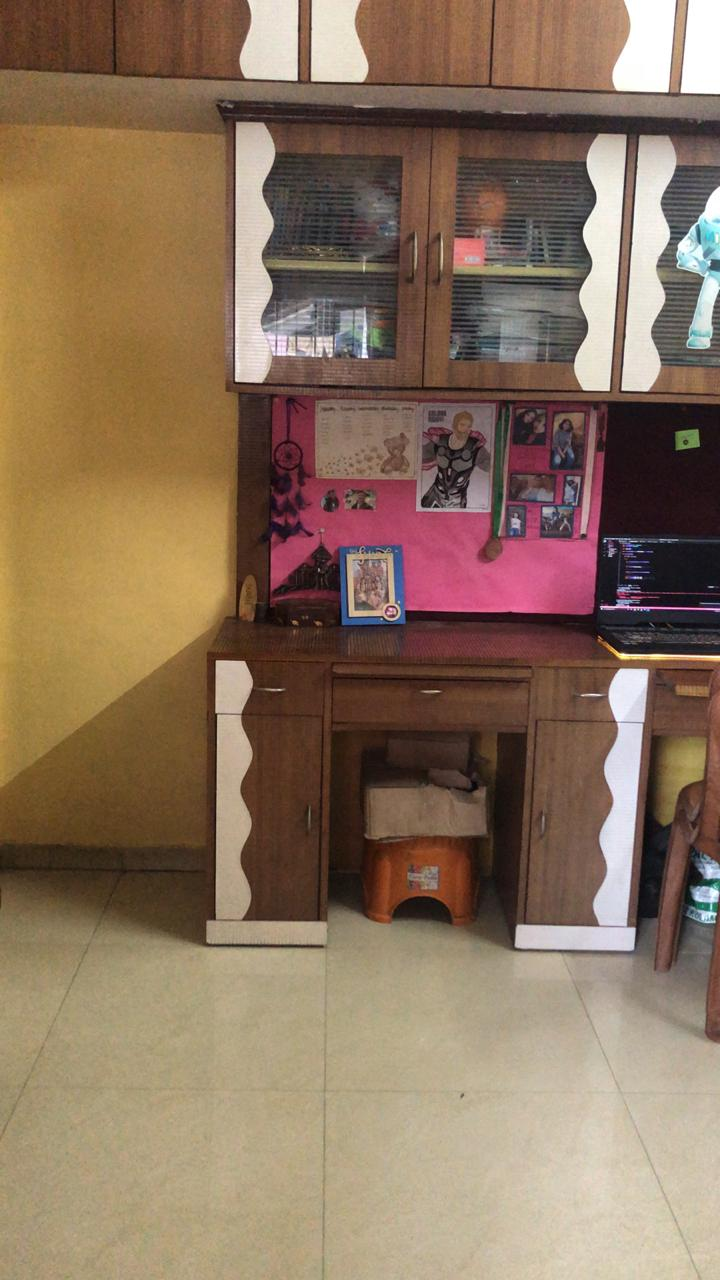
#> input picture harry potter/code/img.jpeg, 720 x 1280 px
$ python invisible_cloak.py
#> lines starting #> are read from the running program, lines starting #| are printed output that depends on the picture; after the words box and inside, x2 and y2 are one past the last pixel; in counts of white or black regions, pixels touching at a corner belong together
import cv2
import numpy as np

#input

cap = cv2.VideoCapture('./video.mp4') # VIDEO!! or also can be  donw with webcam
img = cv2.imread('./img.jpeg') # background img
#> img is the input picture: shape (1280, 720, 3); mean B, G, R 92.9, 114.5, 138.7

# resizing
# not necessary if using webcam
dim = (480, 848)
back = cv2.resize(img, dim, interpolation = cv2.INTER_AREA)

# the main magic

while cap.isOpened():
    #take each frame
    ret, frame = cap.read()
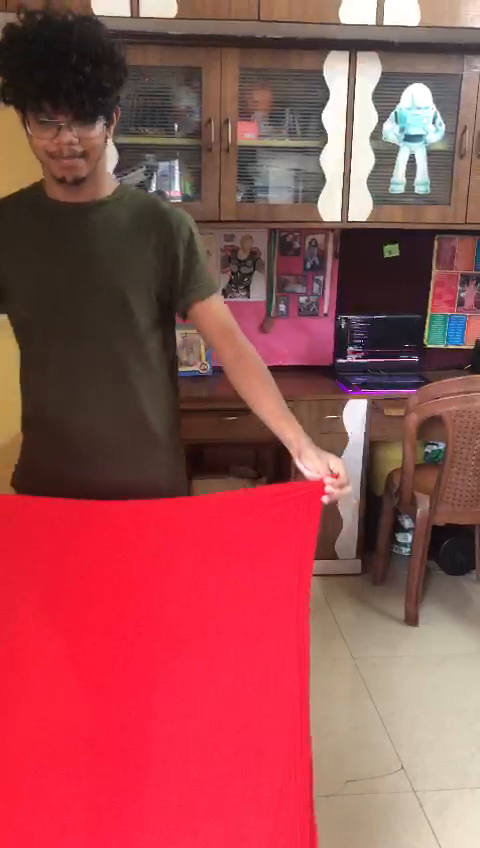
#> input picture frame 35 of harry potter/code/video.mp4, 480 x 848 px
#> frame is the input picture: shape (848, 480, 3); mean B, G, R 79.3, 77.3, 152.9

    if ret:

        hsv = cv2.cvtColor(frame, cv2.COLOR_BGR2HSV)
#> hsv: shape (848, 480, 3); mean H, S, V 76, 120.9, 153.9
        #cv2.imshow("hsv", hsv)

        # to get hsv value
        red = np.uint8([[[64,30,254]]]) # bgr value of red

        #convert to hsv

        hsv_red = cv2.cvtColor(red, cv2.COLOR_BGR2HSV)
        #print(hsv_red)

        # threshold color values
        l_red = np.array([165, 100, 100])   # lower value of red
        u_red = np.array([185, 255, 255])  # higher value of red


        mask = cv2.inRange(hsv, l_red, u_red)
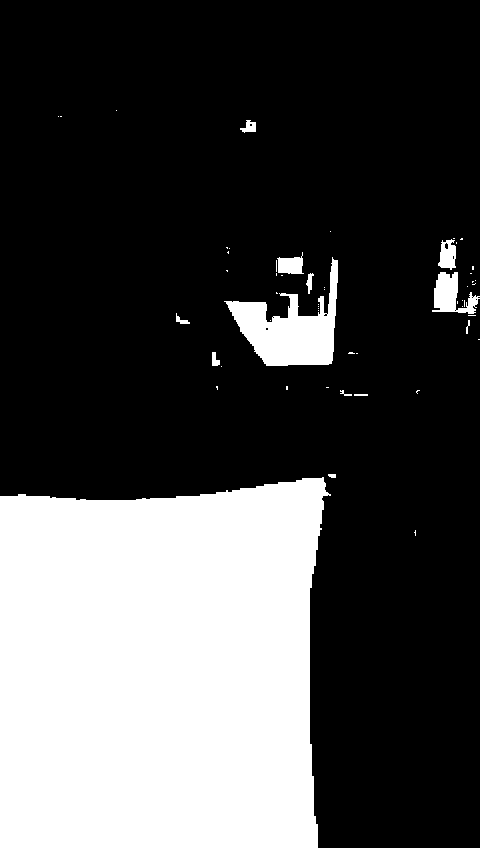
#> mask: shape (848, 480); 29.3% white; 55 white regions (42 under 20 px), largest, box (x1, y1, x2, y2) and area: (0, 477, 331, 848) 111285, (224, 257, 338, 366) 5431, (432, 272, 480, 314) 1059
        #cv2.imshow("mask", mask)

        part1 = cv2.bitwise_and(back, back, mask=mask)
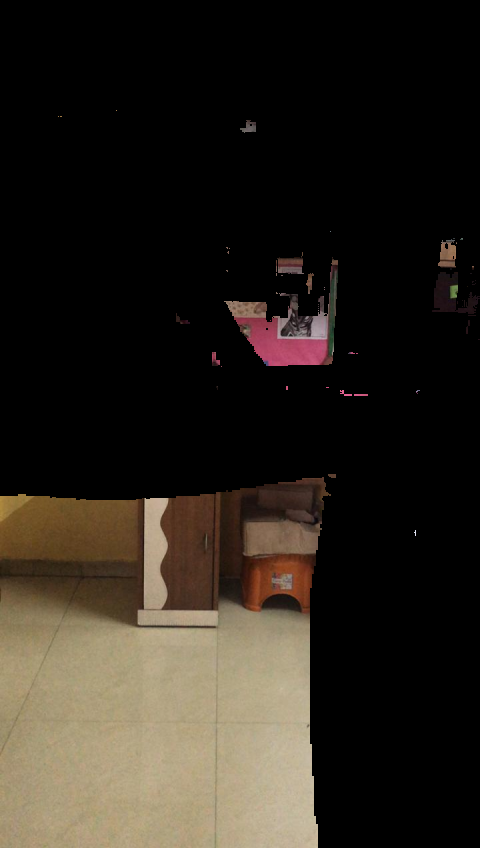
#> part1: shape (848, 480, 3); mean B, G, R 28.3, 36.2, 42.1
        #cv2.imshow("part1", part1)

        mask = cv2.bitwise_not(mask)

        part2 = cv2.bitwise_and(frame, frame, mask=mask)
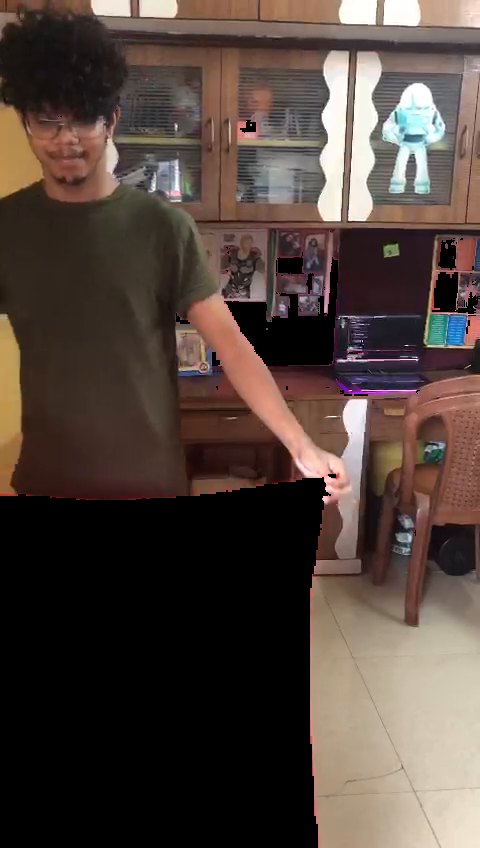
#> part2: shape (848, 480, 3); mean B, G, R 60.1, 66.9, 80.9
        #cv2.imshow("mask", part2)

        cv2.imshow("cloak", part1 + part2)
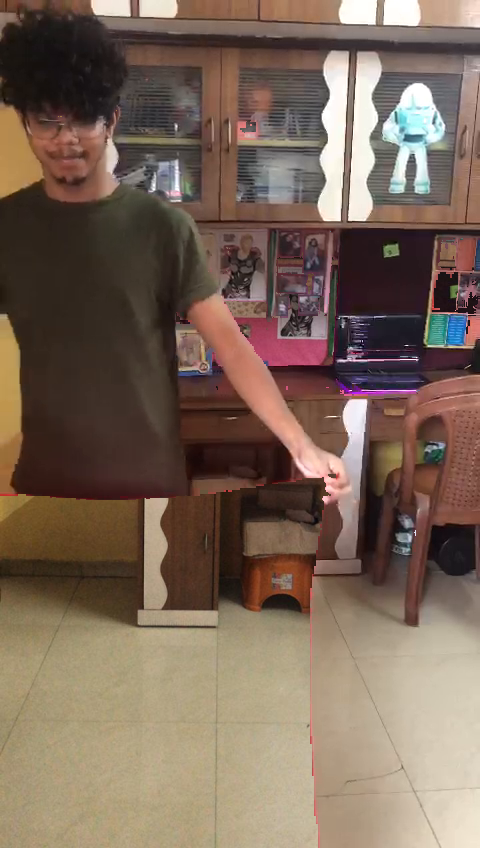
#> window 'cloak': shape (848, 480, 3); mean B, G, R 88.5, 103, 123


        if cv2.waitKey(5) == ord('q'):
#> (key q is pressed here)
            break

cap.release()

#> (the run stopped early here; a loop or call above may not have finished)
